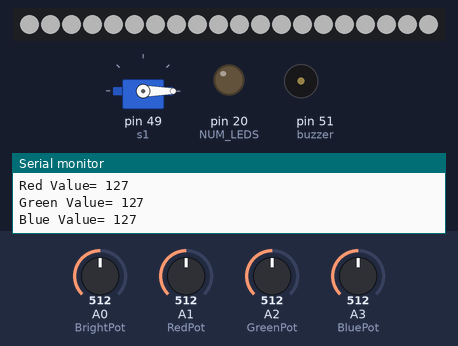
The sketch below on a simulated Arduino Mega 2560, built with avr-gcc and run on an emulated ATmega2560. Parts: servo, 20 RGB LEDs in strip order, left to right, output pins drawn as LEDs (lit = HIGH), buzzer (waves = sounding), the last lines printed to the serial monitor. Inputs (shaded band) come from the test bench; at power-on: A0 (BrightPot) = 512, A1 (RedPot) = 512, A2 (GreenPot) = 512, A3 (BluePot) = 512. Dim RGB values are drawn brighter than linear.

Above: at 47.06 s.
At 67.68 s:
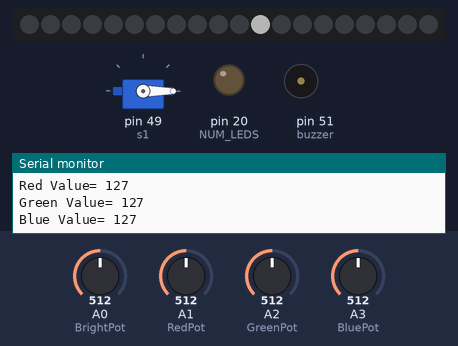
At 88.56 s:
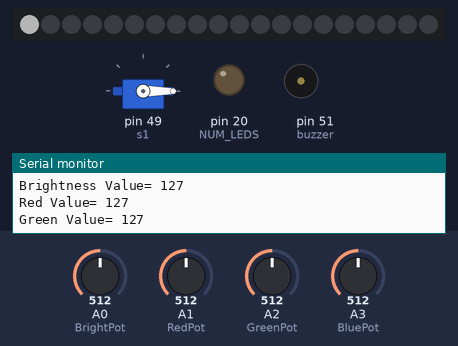
At 124.0 s:
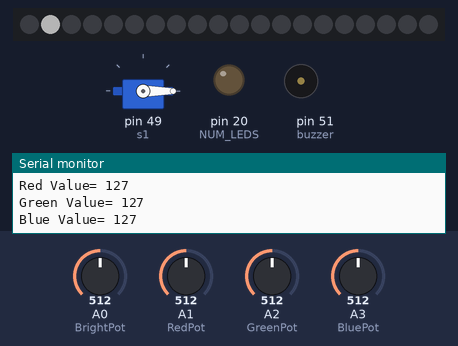
Timing chart, 0 to 125.5 s (numbered marks = the images above):
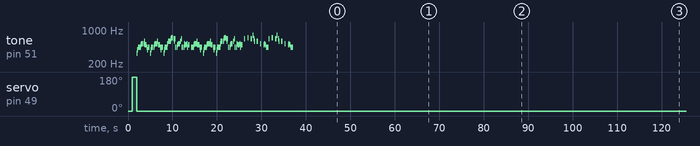

The sketch:

version1_integration.ino
```cpp
//library usage
#include <Servo.h>. //motor library
Servo s1;
#include <FastLED.h> //LED library
#include <Arduino.h>

#include <Keypad.h> //Keypad library


//components declarion

  //components controlled by time
    //LED*************
#define LED_PIN 13
#define NUM_LEDS 20
CRGB leds[NUM_LEDS];
int BrightPot = A0;
int BrightPotVal = 0;
int BrightOutVal = 0;

int RedPot = A1;
int RedPotVal = 0;
int RedOutVal = 0;

int GreenPot = A2;
int GreenPotVal = 0;
int GreenOutVal = 0;

int BluePot = A3;
int BluePotVal = 0;
int BlueOutVal = 0;

//buzzer***************
const int buzzer = 51;
const float songSpeed = 1.0;

// Defining frequency of each music note
#define NOTE_C4 262
#define NOTE_D4 294
#define NOTE_E4 330
#define NOTE_F4 349
#define NOTE_G4 392
#define NOTE_A4 440
#define NOTE_B4 494
#define NOTE_C5 523
#define NOTE_D5 587
#define NOTE_E5 659
#define NOTE_F5 698
#define NOTE_G5 784
#define NOTE_A5 880
#define NOTE_B5 988

// Music notes of the song, 0 is a rest/pulse
int notes[] = {
    NOTE_E4, NOTE_G4, NOTE_A4, NOTE_A4, 0,
    NOTE_A4, NOTE_B4, NOTE_C5, NOTE_C5, 0,
    NOTE_C5, NOTE_D5, NOTE_B4, NOTE_B4, 0,
    NOTE_A4, NOTE_G4, NOTE_A4, 0,

    NOTE_E4, NOTE_G4, NOTE_A4, NOTE_A4, 0,
    NOTE_A4, NOTE_B4, NOTE_C5, NOTE_C5, 0,
    NOTE_C5, NOTE_D5, NOTE_B4, NOTE_B4, 0,
    NOTE_A4, NOTE_G4, NOTE_A4, 0,

    NOTE_E4, NOTE_G4, NOTE_A4, NOTE_A4, 0,
    NOTE_A4, NOTE_C5, NOTE_D5, NOTE_D5, 0,
    NOTE_D5, NOTE_E5, NOTE_F5, NOTE_F5, 0,
    NOTE_E5, NOTE_D5, NOTE_E5, NOTE_A4, 0,

    NOTE_A4, NOTE_B4, NOTE_C5, NOTE_C5, 0,
    NOTE_D5, NOTE_E5, NOTE_A4, 0,
    NOTE_A4, NOTE_C5, NOTE_B4, NOTE_B4, 0,
    NOTE_C5, NOTE_A4, NOTE_B4, 0,

    NOTE_A4, NOTE_A4,
    //Repeat of first part
    NOTE_A4, NOTE_B4, NOTE_C5, NOTE_C5, 0,
    NOTE_C5, NOTE_D5, NOTE_B4, NOTE_B4, 0,
    NOTE_A4, NOTE_G4, NOTE_A4, 0,

    NOTE_E4, NOTE_G4, NOTE_A4, NOTE_A4, 0,
    NOTE_A4, NOTE_B4, NOTE_C5, NOTE_C5, 0,
    NOTE_C5, NOTE_D5, NOTE_B4, NOTE_B4, 0,
    NOTE_A4, NOTE_G4, NOTE_A4, 0,

    NOTE_E4, NOTE_G4, NOTE_A4, NOTE_A4, 0,
    NOTE_A4, NOTE_C5, NOTE_D5, NOTE_D5, 0,
    NOTE_D5, NOTE_E5, NOTE_F5, NOTE_F5, 0,
    NOTE_E5, NOTE_D5, NOTE_E5, NOTE_A4, 0,

    NOTE_A4, NOTE_B4, NOTE_C5, NOTE_C5, 0,
    NOTE_D5, NOTE_E5, NOTE_A4, 0,
    NOTE_A4, NOTE_C5, NOTE_B4, NOTE_B4, 0,
    NOTE_C5, NOTE_A4, NOTE_B4, 0,
    //End of Repeat

    NOTE_E5, 0, 0, NOTE_F5, 0, 0,
    NOTE_E5, NOTE_E5, 0, NOTE_G5, 0, NOTE_E5, NOTE_D5, 0, 0,
    NOTE_D5, 0, 0, NOTE_C5, 0, 0,
    NOTE_B4, NOTE_C5, 0, NOTE_B4, 0, NOTE_A4,

    NOTE_E5, 0, 0, NOTE_F5, 0, 0,
    NOTE_E5, NOTE_E5, 0, NOTE_G5, 0, NOTE_E5, NOTE_D5, 0, 0,
    NOTE_D5, 0, 0, NOTE_C5, 0, 0,
    NOTE_B4, NOTE_C5, 0, NOTE_B4, 0, NOTE_A4};

// Durations (in ms) of each music note of the song
// Quarter Note is 250 ms when songSpeed = 1.0
int durations[] = {
    125, 125, 250, 125, 125,
    125, 125, 250, 125, 125,
    125, 125, 250, 125, 125,
    125, 125, 375, 125,

    125, 125, 250, 125, 125,
    125, 125, 250, 125, 125,
    125, 125, 250, 125, 125,
    125, 125, 375, 125,

    125, 125, 250, 125, 125,
    125, 125, 250, 125, 125,
    125, 125, 250, 125, 125,
    125, 125, 125, 250, 125,

    125, 125, 250, 125, 125,
    250, 125, 250, 125,
    125, 125, 250, 125, 125,
    125, 125, 375, 375,

    250, 125,
    //Rpeat of First Part
    125, 125, 250, 125, 125,
    125, 125, 250, 125, 125,
    125, 125, 375, 125,

    125, 125, 250, 125, 125,
    125, 125, 250, 125, 125,
    125, 125, 250, 125, 125,
    125, 125, 375, 125,

    125, 125, 250, 125, 125,
    125, 125, 250, 125, 125,
    125, 125, 250, 125, 125,
    125, 125, 125, 250, 125,

    125, 125, 250, 125, 125,
    250, 125, 250, 125,
    125, 125, 250, 125, 125,
    125, 125, 375, 375,
    //End of Repeat

    250, 125, 375, 250, 125, 375,
    125, 125, 125, 125, 125, 125, 125, 125, 375,
    250, 125, 375, 250, 125, 375,
    125, 125, 125, 125, 125, 500,

    250, 125, 375, 250, 125, 375,
    125, 125, 125, 125, 125, 125, 125, 125, 375,
    250, 125, 375, 250, 125, 375,
    125, 125, 125, 125, 125, 500};

const int totalNotes = sizeof(notes) / sizeof(int);


//Keypad **************
const byte ROWS = 4;
const byte COLS = 4;
char keys[ROWS][COLS] = {
  {'1','2','3','A'},
  {'4','5','6','B'},
  {'7','8','9','C'},
  {'*','0','#','D'}
};

byte rowPins[ROWS] = {23,25,27,29};
byte colPins[COLS] = {31,33,35,37};

Keypad keypad = Keypad(makeKeymap(keys), rowPins, colPins, ROWS, COLS);


void setup() {
  // put your setup code here, to run once:
   Serial.begin(9600);
  //if server sent out signal {
  //servo**************
  s1.attach(49);
  //only turn once and turn back to effectively push the button
  s1. write(0);
  delay(1000);
  s1.write(180);
  delay(1000);
  s1.write(0);

  //buzzer **************
  const int totalNotes = sizeof(notes) / sizeof(int);
  // Loop through each note
  for (int i = 0; i < totalNotes; i++)
  {
    const int currentNote = notes[i];
    float wait = durations[i] / songSpeed;
    // Play tone if currentNote is not 0 frequency, otherwise pause (noTone)
    if (currentNote != 0)
    {
      tone(buzzer, notes[i], wait); // tone(pin, frequency, duration)
    }
    else
    {
      noTone(buzzer);
    }
    // delay is used to wait for tone to finish playing before moving to next loop
    delay(wait);
  }


  //led***********
  // put your setup code here, to run once:

  FastLED.addLeds<WS2812, LED_PIN, GRB>(leds, NUM_LEDS);
  FastLED.setMaxPowerInVoltsAndMilliamps(5, 500);

   FastLED.setBrightness(BrightOutVal);
  BrightPotVal = analogRead(BrightPot);
  BrightOutVal = map(BrightPotVal, 0, 1023, 0, 255);
  analogWrite(NUM_LEDS, BrightOutVal);

  if (BrightOutVal <= 5){
    Serial.print("");
  }
  if (BrightOutVal >= 10){
    Serial.print("Brightness Value= ");
    Serial.println(BrightOutVal);
  }

  //Red led
  RedPotVal = analogRead(RedPot);
  RedOutVal = map(RedPotVal, 0, 1023, 0, 255);
  analogWrite(NUM_LEDS, RedOutVal);
  if (RedOutVal <= 5){
    Serial.print("");
  }
  if (RedOutVal >= 10){
    Serial.print("Red Value= ");
    Serial.println(RedOutVal);
  }

   //Green Led
  GreenPotVal = analogRead(GreenPot);
  GreenOutVal = map(GreenPotVal, 0, 1023, 0, 255);
  analogWrite(NUM_LEDS, GreenOutVal);
  if (GreenOutVal <= 5){
    Serial.print("");
  }
  if (GreenOutVal >= 10){
    Serial.print("Green Value= ");
    Serial.println(GreenOutVal);
  }


    //Blue Led
  BluePotVal = analogRead(BluePot);
  BlueOutVal = map(BluePotVal, 0, 1023, 0, 255);
  analogWrite(NUM_LEDS, BlueOutVal);
  if (BlueOutVal <= 5){
    Serial.print("");
  }
  if (BlueOutVal >= 10){
    Serial.print("Blue Value= ");
    Serial.println(BlueOutVal);
  }

  for (int i = 0; i <= NUM_LEDS-1; i++){

    leds[i] = CRGB(RedOutVal, GreenOutVal, BlueOutVal);
    FastLED.show();
    delay(100);

  }
  for (int i = NUM_LEDS -1; i>0; i--){
    leds[i] = CRGB(RedOutVal, GreenOutVal, BlueOutVal);
    FastLED.show();
    FastLED.clear();
    delay(100);
  }


}

void loop() {
  // put your main code here, to run repeatedly:
  // Brightness
  FastLED.setBrightness(BrightOutVal);
  BrightPotVal = analogRead(BrightPot);
  BrightOutVal = map(BrightPotVal, 0, 1023, 0, 255);
  analogWrite(NUM_LEDS, BrightOutVal);

  if (BrightOutVal <= 5){
    Serial.print("");
  }
  if (BrightOutVal >= 10){
    Serial.print("Brightness Value= ");
    Serial.println(BrightOutVal);
  }

  //Red led
  RedPotVal = analogRead(RedPot);
  RedOutVal = map(RedPotVal, 0, 1023, 0, 255);
  analogWrite(NUM_LEDS, RedOutVal);
  if (RedOutVal <= 5){
    Serial.print("");
  }
  if (RedOutVal >= 10){
    Serial.print("Red Value= ");
    Serial.println(RedOutVal);
  }

   //Green Led
  GreenPotVal = analogRead(GreenPot);
  GreenOutVal = map(GreenPotVal, 0, 1023, 0, 255);
  analogWrite(NUM_LEDS, GreenOutVal);
  if (GreenOutVal <= 5){
    Serial.print("");
  }
  if (GreenOutVal >= 10){
    Serial.print("Green Value= ");
    Serial.println(GreenOutVal);
  }


    //Blue Led
  BluePotVal = analogRead(BluePot);
  BlueOutVal = map(BluePotVal, 0, 1023, 0, 255);
  analogWrite(NUM_LEDS, BlueOutVal);
  if (BlueOutVal <= 5){
    Serial.print("");
  }
  if (BlueOutVal >= 10){
    Serial.print("Blue Value= ");
    Serial.println(BlueOutVal);
  }

  for (int i = 0; i <= NUM_LEDS-1; i++){

    leds[i] = CRGB(RedOutVal, GreenOutVal, BlueOutVal);
    FastLED.show();
    delay(100);

  }
  for (int i = NUM_LEDS -1; i>0; i--){
    leds[i] = CRGB(RedOutVal, GreenOutVal, BlueOutVal);
    FastLED.show();
    FastLED.clear();
    delay(100);
  }


  //loop for keypad
  char key = keypad.getKey();
  if (key) {
    Serial.println(key);
  }


}
```
